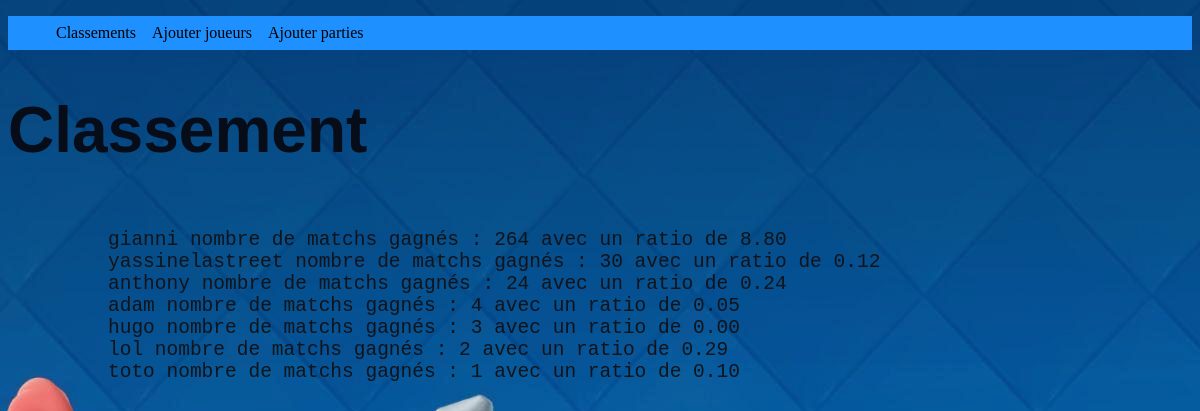
The page / on the database its author committed.
### tables this page shows
CREATE TABLE IF NOT EXISTS `user` (
  `name` varchar(20) NOT NULL,
  `win` int(11) DEFAULT NULL,
  `nb_matchs` int(11) NOT NULL,
  `id_clash` varchar(8) NOT NULL,
  PRIMARY KEY (`name`),
  UNIQUE KEY `name` (`name`)
);

### bdd/bdd_user.php (called while the page is built)
<?php
$dsn = 'mysql:dbname=clash;host=127.0.0.1';
$user = 'root';
$password = '';
$connection = new PDO($dsn, $user, $password);
$statement = $connection->prepare("
    SELECT *
    FROM user
    ORDER BY win DESC
");
$statement->execute();
$shows = $statement->fetchAll();

### index.php (the view, shortened to what this page needs)
<?php
require_once('./bdd/bdd_user.php');
?>
<!DOCTYPE html>
</html>
<html lang="en" dir="ltr">
<head>
    <link rel="stylesheet" href="css/css.css">
</head>
<body>
<ul class="nav">
    <li><a href="index.php">Classements</a></li>
    <li><a href="ajouter.php">Ajouter joueurs</a></li>
    <li><a href="partie.php">Ajouter parties</a></li>
</ul>
<h1 style="font-family:Helvetica, sans-serif">Classement</h1>
<div id="flex">
<pre class="name"><?php for ($i = 0; $i < count($shows); $i++) {
        print  $shows[$i]['name'] . " nombre de matchs gagnés : " . $shows[$i]['win'] . " avec un ratio de " . number_format($shows[$i]['win']/$shows[$i]['nb_matchs'],2) . "\n";
    }
    ?>
</pre>
</div>
</body>
</html>

### css/css.css (style rules this page uses)
body { background-image: url("../img/background.png") ; }
h1 { color: #060c18; font-size: 4em; }
.name { margin-left: 100px; color: #a43432; font-size: 1.5em; color: #11141b; }
#flex { display: flex; flex-direction: row; }
ul { display: flex; background: dodgerblue; }
a { display: block; padding: 8px; background-color: #dddddd; }
li { list-style-type: none; }
li a { background-color: #dddddd00; text-decoration: none; color:black; }

### rows shown on the page
user: name "gianni", win "264", $shows[$i]['win']/$shows[$i]['nb_matchs'] "8.80"
user: name "yassinelastreet", win "30", $shows[$i]['win']/$shows[$i]['nb_matchs'] "0.12"
user: name "anthony", win "24", $shows[$i]['win']/$shows[$i]['nb_matchs'] "0.24"
user: name "adam", win "4", $shows[$i]['win']/$shows[$i]['nb_matchs'] "0.05"
user: name "hugo", win "3", $shows[$i]['win']/$shows[$i]['nb_matchs'] "0.00"
user: name "lol", win "2", $shows[$i]['win']/$shows[$i]['nb_matchs'] "0.29"
user: name "toto", win "1", $shows[$i]['win']/$shows[$i]['nb_matchs'] "0.10"
